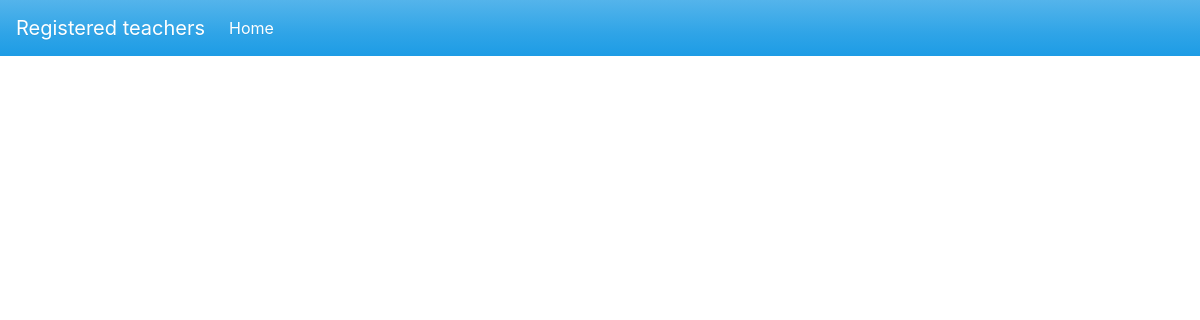
Before: /admin/pages/teachers/index.php with the older database file.
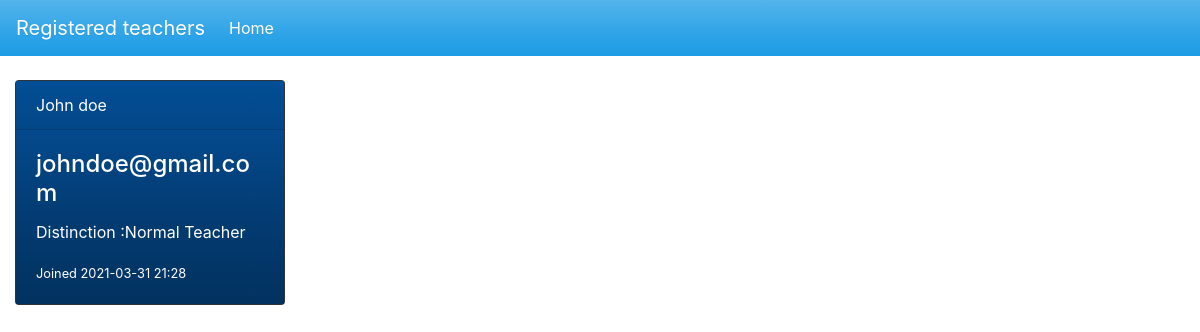
After: the same page with the newer database file.
### tables this page shows
CREATE TABLE `teachers` (
  `id` int(255) NOT NULL,
  `username` varchar(255) NOT NULL,
  `email` varchar(255) NOT NULL,
  `distinction` varchar(255) NOT NULL,
  `time` timestamp(6) NOT NULL DEFAULT current_timestamp(6) ON UPDATE current_timestamp(6)
);

### admin/pages/teachers/index.php (the view, shortened to what this page needs)
<?php
      require "../config.php";
      $query = 'SELECT * FROM teachers ORDER BY id desc';
      $result = mysqli_query($conn,$query);
      $teachers = mysqli_fetch_all($result,MYSQLI_ASSOC);
?>
<!DOCTYPE html>
<html lang="en">
<head>
    <link rel="stylesheet" href="../../../css/bootstrap.min.css">
</head>
<body>
<nav class="navbar navbar-expand-lg navbar-dark bg-primary">
  <a class="navbar-brand" href="#">Registered teachers</a>
  <div class="collapse navbar-collapse" id="navbarColor01">
    <ul class="navbar-nav mr-auto">
      <li class="nav-item active">
        <a class="nav-link" href="../../">Home
        </a>
      </li>
    </ul>
  </div>
</nav>
<br>
<div class="container grid">
    <?php foreach($teachers as $teacher):?>
        <div class="card text-white bg-dark mb-3" style="max-width: 20rem;">
         <div class="card-header"><?php echo $teacher['username'];?></div>
        <div class="card-body">
        <h4 class="card-title"><?php echo $teacher['email'];?></h4>
        <p class="card-text">Distinction :<?php echo $teacher['distinction'];?></p>
        <small>Joined <?php echo substr($teacher['time'],0,16);?></small>
     </div>
    </div>
    <?php endforeach;?>
</div>
</body>
</html>

Changed rows visible on the page:
added teachers: username "John doe", email "johndoe@gmail.com", distinction "Normal Teacher", time "2021-03-31 21:28"
